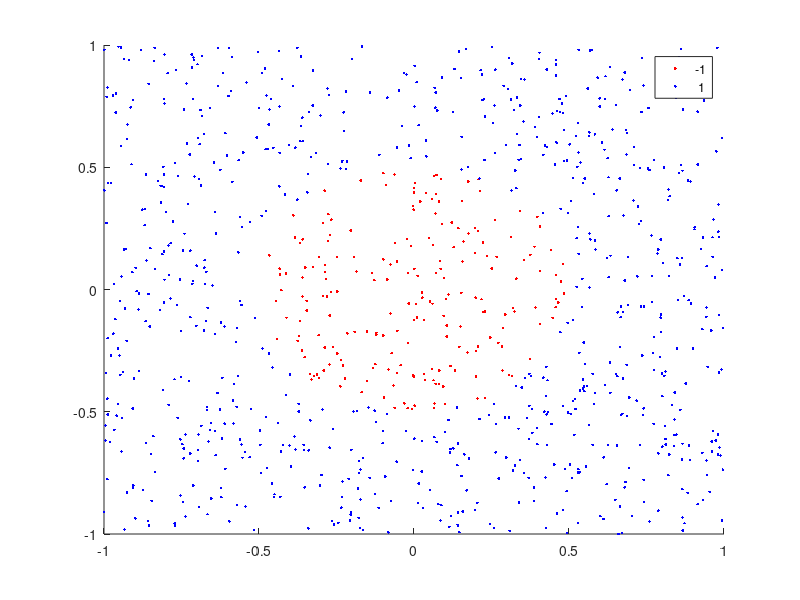

This chart was generated by the following MATLAB code:
close all

x = -1 + 2*rand(1000,2);   %1000 numeros aleatoris entre [-1,1]
r = sqrt(x(:,1).*x(:,1)+x(:,2).*x(:,2));
y = (r > 0.5)*2-1;

figure;
h(1:2) = gscatter(x(:,1),x(:,2),y,'rb','.');
hold on

%Train the SVM Classifier
predictor = fitcsvm(x,y,'KernelFunction','rbf',...
    'BoxConstraint',Inf,'ClassNames',[-1,1]);

yp = predict(predictor,x); %class
errors = abs(y-yp);
sum(errors)